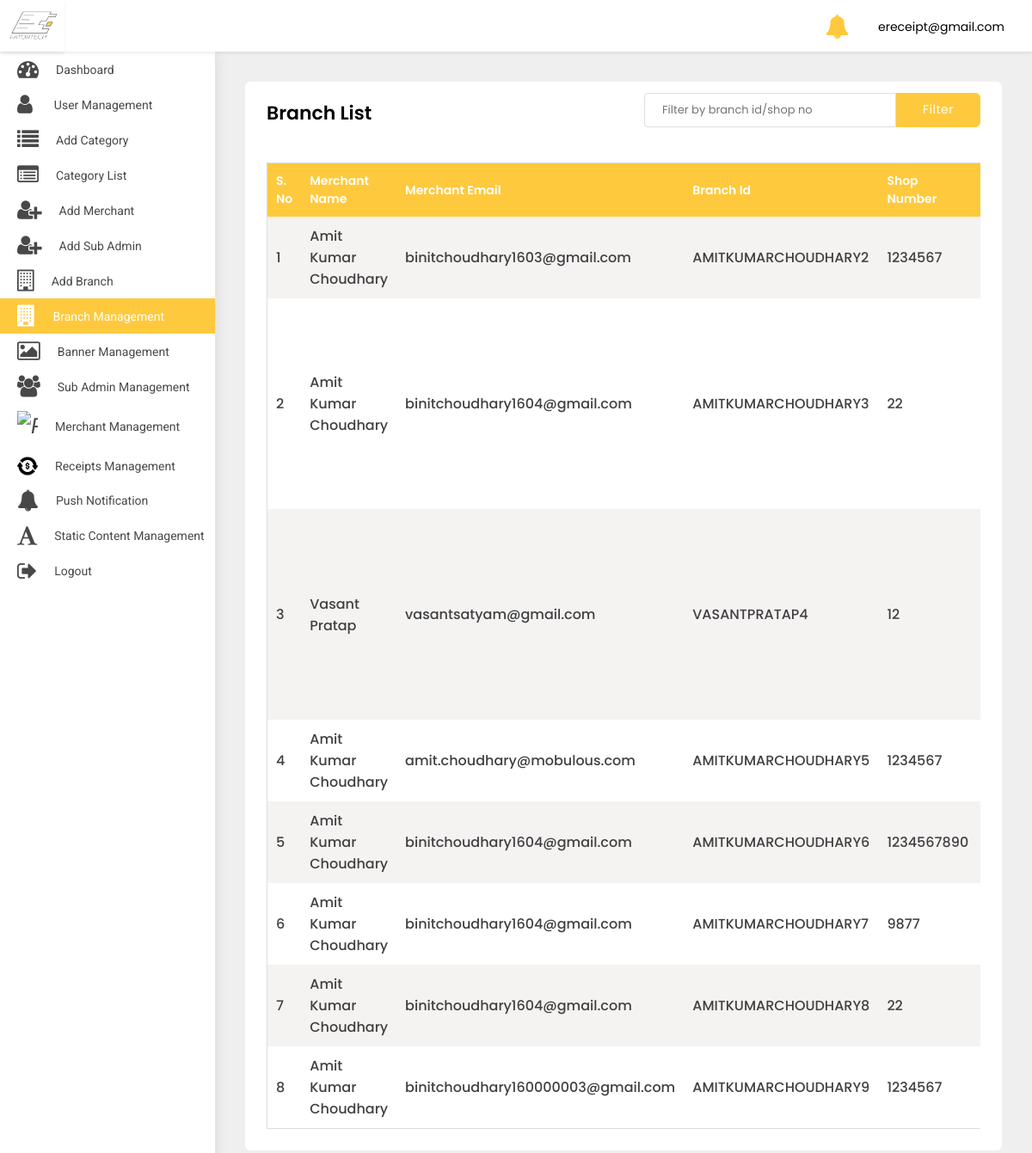
Page /adminpanel/branch-list/ (signed in) on the committed database.
### src/models.py (models this page shows, shortened)
class User(AbstractBaseUser, PermissionsMixin):
    first_name = models.CharField(default='first name', max_length=100)
    last_name = models.CharField(default='', max_length=100, null=True, blank=True)
    email = models.CharField(default='', max_length=255, unique=True)
    country_code = models.CharField(default='+91', max_length=10)
    phone_number = models.CharField(default='', max_length=18)
    profile_pic = models.ImageField(default='default_profile.png', null=True, blank=True)
    device_token = models.CharField(default='', max_length=500, null=True, blank=True)
    password = models.CharField(default='', max_length=100)
    confirm_password = models.CharField(default='', max_length=100)
    is_merchant = models.BooleanField(default=False)
    is_subadmin = models.BooleanField(default=False)
    created_at = models.DateTimeField(auto_now_add=True)
    is_active = models.BooleanField(default=True)
    is_staff = models.BooleanField(default=False)
    can_manage_merchant = models.BooleanField(default=False)
    can_manage_category = models.BooleanField(default=False)
    can_manage_branch = models.BooleanField(default=False)
    can_manage_receipts = models.BooleanField(default=False)
    can_manage_dashboard = models.BooleanField(default=False)
    objects = UserManager()
    USERNAME_FIELD = 'email'
    class Meta:
        ordering = ('-created_at',)

class Branch(models.Model):
    merchant_name = models.ForeignKey(Merchant, on_delete=models.CASCADE)
    shop_no = models.CharField(default='', max_length=2000)
    street = models.CharField(default='', max_length=2000)
    landmark = models.CharField(default='', max_length=2000, null=True, blank=True)
    city = models.CharField(default='', max_length=2000)
    postal_code = models.CharField(default='', max_length=2000)
    code = models.CharField(default='', max_length=100)
    blocked = models.BooleanField(default=False)

class Merchant(models.Model):
    full_name = models.CharField(default='', max_length=200)
    profile_pic = models.ImageField(default='default_profile.png', null=True, blank=True)
    category = models.ForeignKey(Category, on_delete=models.CASCADE)
    email = models.EmailField()
    password = models.CharField(default='', max_length=100)
    confirm_password = models.CharField(default='', max_length=100)
    created_at = models.DateTimeField(auto_now_add=True)
    commercial_id = models.CharField(default='', max_length=256)
    address = models.CharField(default='', max_length=2000)
    blocked = models.BooleanField(default=False)

### adminpanel/views.py (the view, shortened to what this page needs)
# urls.py: path('branch-list/', BranchList.as_view(), name='branch-list'),
class BranchList(LoginRequiredMixin, ListView):
    login_url = 'adminpanel:login'
    model = Branch
    template_name = 'branch-list.html'
    def get(self, request, *args, **kwargs):
        qs = self.request.GET.get('qs')
        return render(self.request, 'branch-list.html', {'object_list': Branch.objects.filter(blocked=False)})

### adminpanel/templates/branch-list.html (shortened to what this page needs)
{% extends 'base-ereceipt.html' %}
{% block body %}
<div class="WrapperArea">
    <div class="WrapperBox">
        <div class="Small-Wrapper">
            <div class="SearchBox">
                <form action="" method="get">
                    <input type="text" name="qs" placeholder="Filter by branch id/shop no">
                    <button>Filter</button>
                </form>
            </div>
            <h4 class="Title">Branch List</h4>
            <div class="TableList">
                <div class="dragscroll">
                    <table>
                        <thead>
                        <tr>
                            <th>S. No</th>
                            <th>Merchant Name</th>
                            <th>Merchant Email</th>
                            <th>Branch Id</th>
                            <th>Shop Number</th>
                            <th>Street</th>
                        </tr>
                        </thead>
                        <tbody>
                        {% for object in object_list %}
                        <tr>
                            <td>{{forloop.counter}}</td>
                            <td>{{object.merchant_name.full_name}}</td>
                            <td>{{object.merchant_name.email}}</td>
                            <td>{{object.code}}</td>
                            <td>{{object.shop_no}}</td>
                            <td>{{object.street}}</td>
                        </tr>
                        {% endfor %}
                        </tbody>
                    </table>
                </div>
            </div>
        </div>
    </div>
</div>
{% endblock body %}

### adminpanel/templates/base-ereceipt.html (shortened to what this page needs)
{% load static %}
<head>
    <link rel="stylesheet" type="text/css" href="{% static 'adminpanel/css/select2.min.min.css' %}">
    <link type="text/css" rel="stylesheet" href="{% static 'adminpanel/css/style.css' %}">
    <link rel="stylesheet" href="{% static 'adminpanel/css/media.css' %}">
    <link rel="stylesheet"
          href="https://cdnjs.cloudflare.com/ajax/libs/bootstrap-select/1.13.1/css/bootstrap-select.css"/>
</head>
<body>
<div class="Header">
    <div class="Logo">
        <img src="{% static 'adminpanel/images/logo.jpg' %}">
    </div>
    <div class="Navigation">
        {% if user.is_superuser %}
        <div class="header-notifications">
            <a href="{% url 'adminpanel:notification' %}">
                <i class="fa fa-bell fa-2x" aria-hidden="true"></i>
            </a>
        </div>
        {% endif %}
        {% if user.is_authenticated %}
        <div class="Avater">
            <a href="javascript:void(0);">
                {{user}} </a>
        </div>
        {% endif %}
    </div>
</div>
<div class="SidenavBar">
    <ul>
        {% if user.is_superuser %}
        <li class="nav-item nav-link {% if request.resolver_match.view_name  == 'adminpanel:dashboard' %}active{% endif %}">
            <a href="{% url 'adminpanel:dashboard'  %}">
                <span><i class="fa fa-tachometer"></i></span> Dashboard
            </a>
        </li>
        <li class="nav-item nav-link {% if request.resolver_match.view_name  == 'adminpanel:users-list' %}active{% endif %}">
            <a href="{% url 'adminpanel:users-list' %}">
                <span><i class="fa fa-user"></i></span> User Management
            </a>
        </li>
        <li class="nav-item nav-link {% if request.resolver_match.view_name  == 'adminpanel:category' %}active{% endif %}">
            <a href="{% url 'adminpanel:category' %}">
                <span><i class="fa fa-list"></i></span> Add Category
            </a>
        </li>
        <li class="nav-item nav-link {% if request.resolver_match.view_name  == 'adminpanel:category-list' %}active{% endif %}">
            <a href="{% url 'adminpanel:category-list' %}">
                <span><i class="fa fa-list-alt"></i></span>Category List
            </a>
        </li>
        <li class="nav-item nav-link {% if request.resolver_match.view_name  == 'adminpanel:add-merchant' %}active{% endif %}">
            <a href="{% url 'adminpanel:add-merchant' %}">
                <span><i class="fa fa-user-plus"></i></span> Add Merchant
            </a>
        </li>
        <li class="nav-item nav-link {% if request.resolver_match.view_name  == 'adminpanel:add-sub-admin' %}active{% endif %}">
            <a href="{% url 'adminpanel:add-sub-admin' %}">
                <span><i class="fa fa-user-plus"></i></span> Add Sub Admin
            </a>
        </li>
        <li class="nav-item nav-link {% if request.resolver_match.view_name  == 'adminpanel:add-branch' %}active{% endif %}">
            <a href="{% url 'adminpanel:add-branch' %}">
                <span><i class="fa fa-building-o"></i></span> Add Branch
            </a>
        </li>
        <li class="nav-item nav-link {% if request.resolver_match.view_name  == 'adminpanel:branch-list' %}active{% endif %}">
            <a href="{% url 'adminpanel:branch-list' %}">
                <span><i class="fa fa-building"></i></span>Branch Management
            </a>
        </li>
        <li class="nav-item nav-link {% if request.resolver_match.view_name  == 'adminpanel:banner-list' %}active{% endif %}">
            <a href="{% url 'adminpanel:banner-list' %}">
                <span><i class="fa fa-image"></i></span>Banner Management
            </a>
        </li>
        <li class="nav-item nav-link {% if request.resolver_match.view_name  == 'adminpanel:sub-admin-list' %}active{% endif %}">
            <a href="{% url 'adminpanel:sub-admin-list' %}">
                <span><i class="fa fa-users"></i></span>Sub Admin Management
            </a>
        </li>
        <li class="nav-item nav-link {% if request.resolver_match.view_name  == 'adminpanel:merchant-list' %}active{% endif %}">
            <a href="{% url 'adminpanel:merchant-list' %}">
                <span><i class="faImg"><img src="{% static 'adminpanel/images/profession.svg' %}" alt="paid"
                                            class="img-fluid"></i></span>
                <p>Merchant Management</p>
            </a>
        </li>
        <li class="nav-item nav-link {% if request.resolver_match.view_name  == 'adminpanel:receipt-list' %}active{% endif %}">
            <a href="{% url 'adminpanel:receipt-list' %}">
                <span><i class="faImg"><img src="{% static 'adminpanel/images/transaction.svg' %}" alt="paid"
                                            class="img-fluid"></i></span>
                <p>Receipts Management</p>
            </a>
        </li>
        <li class="nav-item nav-link {% if request.resolver_match.view_name  == 'adminpanel:send-notification' %}active{% endif %}">
            <a href="{% url 'adminpanel:send-notification' %}">
                <span><i class="fa fa-bell"></i></span>
                <p>Push Notification</p>
            </a>
        </li>
        <li class="nav-item nav-link {% if request.resolver_match.view_name  == 'adminpanel:static-content' %}active{% endif %}">
            <a href="{% url 'adminpanel:static-content' %}">
                <span><i class="fa fa-font"></i></span>
                <p>Static content Management</p>
            </a>
        </li>
        <li class="nav-item nav-link {% if request.resolver_match.view_name  == 'logout' %}active{% endif %}">
            <a href="{% url 'logout' %}">
                <span><i class="fa fa-sign-out"></i></span>
                <p>Logout</p>
            </a>
        </li>
        {% endif %}
    </ul>
</div>
{% block body %}
{% endblock body %}
</body>
</html>

### static/adminpanel/css/style.css (style rules this page uses)
body { margin: 0; padding: 0; font-family: 'Poppins', sans-serif !important; font-size: 13px; color: #3a3a3a; font-weight: 400; }
* { margin: 0px; padding: 0px; }
h1, h2, h3, h4, h5, h6, p { margin: 0; padding: 0; }
ul, li, ol { list-style-type: none; margin: 0; padding: 0; }
a { text-decoration: none; outline: none; }
img { border: 0; outline: none; max-width: 100%; }
input[type="text"], input[type="password"], select, textarea, input[type="button"] { max-width: 100%; }
table { width: 100%; }
p { margin: 0; padding: 0; }
.Header { box-shadow: 0 2px 4px rgba(0, 0, 0, .08); -webkit-box-shadow: 0 2px 4px rgba(0, 0, 0, .08); position: fixed; width: 100%; left: 0; top: 0; background-color: #fff; z-index: 99 }
.Header .Logo { width: 75px; text-align: center; padding: 5px 0; float: left; height: 60px; box-shadow: 0 2px 4px rgba(0, 0, 0, .08); }
.Header .Logo img { height: 100%; width: 100%; object-fit: cover; }
.Header .Navigation { transition: all 0.2s ease; margin-left: 235px; padding: 7px 3.2rem; width: calc(100% - 235px); text-align: right; height: 60px }
.Header .Navigation .Avater { margin: 5px 0 5px 30px; position: relative; display: inline-block }
.Header .Navigation .Avater a { display: flex; align-items: center; font-size: 14px; color: #000 }
.Header .Navigation .header-notifications { margin: 5px 0 5px 30px; position: relative; display: inline-block; top:5px; }
.Header .Navigation .header-notifications a { display: flex; align-items: center; font-size: 14px; color: #fec93d; }
.SidenavBar { height: calc(100% - 60px); position: fixed; width: 250px; top: 60px; padding: 0; overflow: auto; box-shadow: 0 0 15px rgba(0, 0, 0, .1); background-color: #fff; z-index: 2; transition: 0.2s all ease-in-out; }
.SidenavBar ul { margin: 0 }
.SidenavBar ul li { margin: 0 }
.SidenavBar ul li a { display: flex; cursor: pointer; padding: 8px 20px 8px 20px; transition: 0.2s all ease-in-out; color: #484848; font-family: "Roboto"; font-size: 14px; text-transform: capitalize; position: relative; align-items: center; overflow: hidden; white-space: nowrap; }
.SidenavBar ul li a span { font-size: 25px; margin-right: 20px; }
.SidenavBar ul li:nth-child(2) a span { margin-right: 25px; }
.SidenavBar ul li.active a, .SidenavBar ul li a:hover { background-color: #fec93d; color: #fff; }
.WrapperArea { margin-left: 250px; flex: 1 1 auto; display: flex; flex-direction: column; margin-top: 60px; transition: 0.2s all ease-in-out; background-color: #efefef; }
.WrapperArea .WrapperBox { padding: 35px; background-color: #efefef; min-height: calc(100vh - 60px) }
.Small-Wrapper { background-color: #fff; padding: 25px; border-radius: 6px; height: 100%; min-height: calc(100vh - 130px); }
h4.Title { margin: 0 0 15px; font-weight: 600; color: #000; text-transform: capitalize; font-size: 22px; display:inline-block; }
.SearchBox { margin: -12px 0 0 0; float: right; display: flex }
.SearchBox form { margin: 0; display: -webkit-box; display: flex }
.SearchBox form input, .SearchBox form select { margin: 0 0 0; border: 1px solid #ddd; box-shadow: none; border-radius: 0; outline: 0; padding: 0 20px; height: 40px; border-top-left-radius: 4px; border-bottom-left-radius: 4px; }
.SearchBox form button { padding: 7px 30px 9px; display: inline-block; background-color: #fec93d; margin: 0; color: #fff; -webkit-transition: 0.5s all ease-in-out; transition: 0.5s all ease-in-out; font-size: 14px; letter-spacing: .5px; border: 1px solid #fec93d; outline: 0; border-top-right-radius: 6px; border-bottom-right-radius: 6px; }
.TableList table { border: 1px solid #dcdcdc }
.TableList table tr:nth-child(odd) { background-color: #f5f2f2 }
.TableList table tr th, .TableList table tr td { padding: 10px 10px }
.TableList table tr th { background-color: #fec93d; font-weight: 600; text-transform: capitalize; color: #fff; font-size: 14px; background-image: url(../images/sorting.png); background-repeat: no-repeat; background-position: 96% 50% }
.TableList table tr td { font-weight: 500; color: #404040 }
.dragscroll { overflow: auto; }
.faImg { width: 24px !important; display: block; }
.TableList { margin-top:30px; }

### rows in the picture
User: email "ereceipt@gmail.com"
Branch: merchant_name.full_name "Amit Kumar Choudhary", merchant_name.email "binitchoudhary1603@gmail.com", code "AMITKUMARCHOUDHARY2", shop_no "1234567"
Branch: merchant_name.full_name "Amit Kumar Choudhary", merchant_name.email "binitchoudhary1604@gmail.com", code "AMITKUMARCHOUDHARY3", shop_no "22"
Branch: merchant_name.full_name "Vasant Pratap", merchant_name.email "vasantsatyam@gmail.com", code "VASANTPRATAP4", shop_no "12"
Branch: merchant_name.full_name "Amit Kumar Choudhary", merchant_name.email "amit.choudhary@mobulous.com", code "AMITKUMARCHOUDHARY5", shop_no "1234567"
Branch: merchant_name.full_name "Amit Kumar Choudhary", merchant_name.email "binitchoudhary1604@gmail.com", code "AMITKUMARCHOUDHARY6", shop_no "1234567890"
Branch: merchant_name.full_name "Amit Kumar Choudhary", merchant_name.email "binitchoudhary1604@gmail.com", code "AMITKUMARCHOUDHARY7", shop_no "9877"
Branch: merchant_name.full_name "Amit Kumar Choudhary", merchant_name.email "binitchoudhary1604@gmail.com", code "AMITKUMARCHOUDHARY8", shop_no "22"
Branch: merchant_name.full_name "Amit Kumar Choudhary", merchant_name.email "binitchoudhary160000003@gmail.com", code "AMITKUMARCHOUDHARY9", shop_no "1234567"
